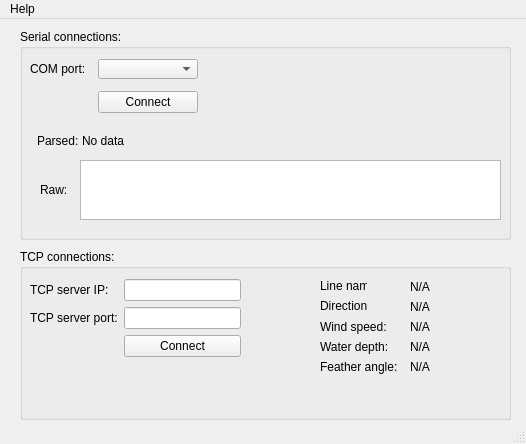
<?xml version="1.0" encoding="UTF-8"?>
<ui version="4.0">
 <class>MainWindow</class>
 <widget class="QMainWindow" name="MainWindow">
  <property name="geometry">
   <rect>
    <x>0</x>
    <y>0</y>
    <width>526</width>
    <height>444</height>
   </rect>
  </property>
  <property name="sizePolicy">
   <sizepolicy hsizetype="Fixed" vsizetype="Fixed">
    <horstretch>0</horstretch>
    <verstretch>0</verstretch>
   </sizepolicy>
  </property>
  <property name="minimumSize">
   <size>
    <width>300</width>
    <height>300</height>
   </size>
  </property>
  <property name="maximumSize">
   <size>
    <width>724</width>
    <height>604</height>
   </size>
  </property>
  <property name="windowTitle">
   <string>DigiCourseLogger2</string>
  </property>
  <widget class="QWidget" name="centralwidget">
   <widget class="QGroupBox" name="groupBox">
    <property name="geometry">
     <rect>
      <x>20</x>
      <y>10</y>
      <width>491</width>
      <height>211</height>
     </rect>
    </property>
    <property name="title">
     <string>Serial connections:</string>
    </property>
    <widget class="QWidget" name="verticalLayoutWidget">
     <property name="geometry">
      <rect>
       <x>10</x>
       <y>30</y>
       <width>471</width>
       <height>161</height>
      </rect>
     </property>
     <layout class="QVBoxLayout" name="verticalLayout">
      <property name="spacing">
       <number>12</number>
      </property>
      <item>
       <layout class="QFormLayout" name="formLayout_2">
        <item row="0" column="0">
         <widget class="QLabel" name="label">
          <property name="text">
           <string>COM port:</string>
          </property>
         </widget>
        </item>
        <item row="0" column="1">
         <widget class="QComboBox" name="comboBox">
          <property name="maximumSize">
           <size>
            <width>100</width>
            <height>20</height>
           </size>
          </property>
         </widget>
        </item>
        <item row="1" column="1">
         <widget class="QPushButton" name="pushButton">
          <property name="minimumSize">
           <size>
            <width>100</width>
            <height>0</height>
           </size>
          </property>
          <property name="maximumSize">
           <size>
            <width>100</width>
            <height>16777215</height>
           </size>
          </property>
          <property name="text">
           <string>Connect</string>
          </property>
         </widget>
        </item>
       </layout>
      </item>
      <item>
       <layout class="QHBoxLayout" name="horizontalLayout_2">
        <property name="spacing">
         <number>3</number>
        </property>
        <property name="sizeConstraint">
         <enum>QLayout::SetDefaultConstraint</enum>
        </property>
        <property name="leftMargin">
         <number>7</number>
        </property>
        <property name="rightMargin">
         <number>0</number>
        </property>
        <item>
         <widget class="QLabel" name="label_8">
          <property name="sizePolicy">
           <sizepolicy hsizetype="Fixed" vsizetype="Preferred">
            <horstretch>0</horstretch>
            <verstretch>0</verstretch>
           </sizepolicy>
          </property>
          <property name="text">
           <string>Parsed:</string>
          </property>
         </widget>
        </item>
        <item alignment="Qt::AlignLeft">
         <widget class="QLabel" name="raw_string_label">
          <property name="sizePolicy">
           <sizepolicy hsizetype="Expanding" vsizetype="Fixed">
            <horstretch>0</horstretch>
            <verstretch>0</verstretch>
           </sizepolicy>
          </property>
          <property name="minimumSize">
           <size>
            <width>348</width>
            <height>0</height>
           </size>
          </property>
          <property name="text">
           <string>No data</string>
          </property>
          <property name="wordWrap">
           <bool>false</bool>
          </property>
         </widget>
        </item>
       </layout>
      </item>
      <item>
       <layout class="QHBoxLayout" name="horizontalLayout_3">
        <property name="leftMargin">
         <number>10</number>
        </property>
        <property name="rightMargin">
         <number>0</number>
        </property>
        <item>
         <widget class="QLabel" name="label_7">
          <property name="sizePolicy">
           <sizepolicy hsizetype="Fixed" vsizetype="Preferred">
            <horstretch>0</horstretch>
            <verstretch>0</verstretch>
           </sizepolicy>
          </property>
          <property name="text">
           <string>Raw:</string>
          </property>
         </widget>
        </item>
        <item>
         <widget class="QTextBrowser" name="scrollLabel">
          <property name="sizePolicy">
           <sizepolicy hsizetype="MinimumExpanding" vsizetype="Preferred">
            <horstretch>0</horstretch>
            <verstretch>0</verstretch>
           </sizepolicy>
          </property>
          <property name="minimumSize">
           <size>
            <width>400</width>
            <height>50</height>
           </size>
          </property>
          <property name="maximumSize">
           <size>
            <width>16777215</width>
            <height>60</height>
           </size>
          </property>
         </widget>
        </item>
       </layout>
      </item>
     </layout>
    </widget>
   </widget>
   <widget class="QGroupBox" name="groupBox_2">
    <property name="geometry">
     <rect>
      <x>20</x>
      <y>230</y>
      <width>491</width>
      <height>171</height>
     </rect>
    </property>
    <property name="title">
     <string>TCP connections:</string>
    </property>
    <widget class="QWidget" name="formLayoutWidget">
     <property name="geometry">
      <rect>
       <x>10</x>
       <y>30</y>
       <width>211</width>
       <height>121</height>
      </rect>
     </property>
     <layout class="QFormLayout" name="formLayout">
      <item row="0" column="0">
       <widget class="QLabel" name="tCPServerIPLabel">
        <property name="text">
         <string>TCP server IP:</string>
        </property>
       </widget>
      </item>
      <item row="0" column="1">
       <widget class="QLineEdit" name="tCPServerIPLineEdit"/>
      </item>
      <item row="1" column="0">
       <widget class="QLabel" name="tCPServerPortLabel">
        <property name="text">
         <string>TCP server port:</string>
        </property>
       </widget>
      </item>
      <item row="1" column="1">
       <widget class="QLineEdit" name="tCPServerPortLineEdit"/>
      </item>
      <item row="2" column="1">
       <widget class="QPushButton" name="pushButtonTCP">
        <property name="text">
         <string>Connect</string>
        </property>
       </widget>
      </item>
     </layout>
    </widget>
    <widget class="QLabel" name="tcpLabel">
     <property name="geometry">
      <rect>
       <x>390</x>
       <y>110</y>
       <width>91</width>
       <height>16</height>
      </rect>
     </property>
     <property name="text">
      <string>N/A</string>
     </property>
    </widget>
    <widget class="QLabel" name="label_2">
     <property name="geometry">
      <rect>
       <x>300</x>
       <y>30</y>
       <width>47</width>
       <height>13</height>
      </rect>
     </property>
     <property name="text">
      <string>Line name: </string>
     </property>
    </widget>
    <widget class="QLabel" name="label_3">
     <property name="geometry">
      <rect>
       <x>300</x>
       <y>50</y>
       <width>47</width>
       <height>13</height>
      </rect>
     </property>
     <property name="text">
      <string>Direction:</string>
     </property>
    </widget>
    <widget class="QLabel" name="label_4">
     <property name="geometry">
      <rect>
       <x>300</x>
       <y>70</y>
       <width>71</width>
       <height>16</height>
      </rect>
     </property>
     <property name="text">
      <string>Wind speed:</string>
     </property>
    </widget>
    <widget class="QLabel" name="label_5">
     <property name="geometry">
      <rect>
       <x>300</x>
       <y>90</y>
       <width>71</width>
       <height>16</height>
      </rect>
     </property>
     <property name="text">
      <string>Water depth: </string>
     </property>
    </widget>
    <widget class="QLabel" name="label_6">
     <property name="geometry">
      <rect>
       <x>300</x>
       <y>110</y>
       <width>81</width>
       <height>16</height>
      </rect>
     </property>
     <property name="text">
      <string>Feather angle:</string>
     </property>
    </widget>
    <widget class="QLabel" name="water_depth_Label">
     <property name="geometry">
      <rect>
       <x>390</x>
       <y>90</y>
       <width>91</width>
       <height>16</height>
      </rect>
     </property>
     <property name="text">
      <string>N/A</string>
     </property>
    </widget>
    <widget class="QLabel" name="wind_speed_label">
     <property name="geometry">
      <rect>
       <x>390</x>
       <y>70</y>
       <width>91</width>
       <height>16</height>
      </rect>
     </property>
     <property name="text">
      <string>N/A</string>
     </property>
    </widget>
    <widget class="QLabel" name="dir_label">
     <property name="geometry">
      <rect>
       <x>390</x>
       <y>50</y>
       <width>91</width>
       <height>16</height>
      </rect>
     </property>
     <property name="text">
      <string>N/A</string>
     </property>
    </widget>
    <widget class="QLabel" name="line_name_label">
     <property name="geometry">
      <rect>
       <x>390</x>
       <y>30</y>
       <width>91</width>
       <height>16</height>
      </rect>
     </property>
     <property name="autoFillBackground">
      <bool>false</bool>
     </property>
     <property name="text">
      <string>N/A</string>
     </property>
    </widget>
   </widget>
  </widget>
  <widget class="QStatusBar" name="statusbar"/>
  <widget class="QMenuBar" name="menubar">
   <property name="geometry">
    <rect>
     <x>0</x>
     <y>0</y>
     <width>526</width>
     <height>21</height>
    </rect>
   </property>
   <widget class="QMenu" name="menuAbout">
    <property name="title">
     <string>Help</string>
    </property>
    <addaction name="actionTCP_message_format"/>
   </widget>
   <addaction name="menuAbout"/>
  </widget>
  <action name="actionTCP_message_format">
   <property name="text">
    <string>TCP message format...</string>
   </property>
  </action>
 </widget>
 <resources/>
 <connections>
  <connection>
   <sender>menubar</sender>
   <signal>triggered(QAction*)</signal>
   <receiver>MainWindow</receiver>
   <slot>show()</slot>
   <hints>
    <hint type="sourcelabel">
     <x>21</x>
     <y>8</y>
    </hint>
    <hint type="destinationlabel">
     <x>-265</x>
     <y>-61</y>
    </hint>
   </hints>
  </connection>
 </connections>
</ui>
